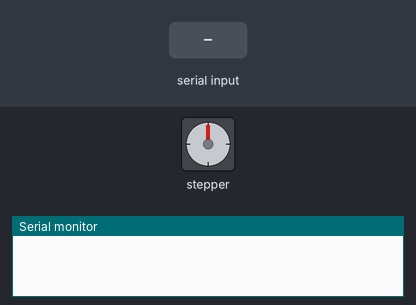
This sketch was run on a simulated Arduino Uno, built with avr-gcc and run on an emulated ATmega328P. Parts: stepper motor, the last lines printed to the serial monitor. Inputs (shaded band) come from the test bench. Stepper angles assume 2048 steps per turn.

Above: at 1.2 s.
1.3 s: "R" received over Serial
At 1.75 s:
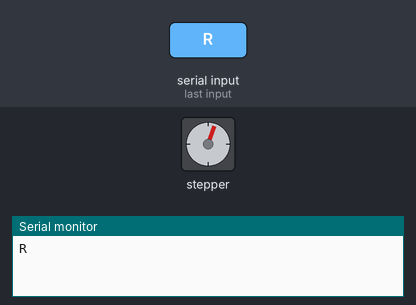
At 2.36 s:
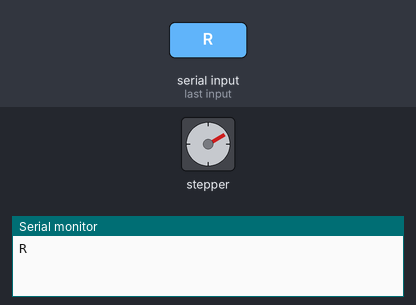
Timing chart, 0 to 13.3 s (numbered marks = the images above; inputs shaded):
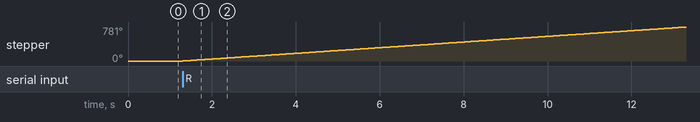

The sketch:

slave.ino
```cpp
#include <Stepper.h>

// Define Constants

// Number of steps per internal motor revolution
const float STEPS_PER_REV = 32;

//  Amount of Gear Reduction
const float GEAR_RED = 64;

// Number of steps per geared output rotation
const float STEPS_PER_OUT_REV = STEPS_PER_REV * GEAR_RED;

// Define Variables

// Number of Steps Required
int StepsRequired;

// Create Instance of Stepper Class
// Specify Pins used for motor coils
// The pins used are 8,9,10,11
// Connected to ULN2003 Motor Driver In1, In2, In3, In4
// Pins entered in sequence 1-3-2-4 for proper step sequencing

Stepper steppermotor(STEPS_PER_REV, 6, 7, 8,9);

void setup()
{
  while (!Serial);
  Serial.begin(9600);

}

void loop()
{
while (Serial.available())
 {
 char Direction=Serial.read();
Serial.println(Direction);
   while(Direction=='R'||Direction=='V'||Direction=='S'){
   if (Direction=='R')
  {
 //Serial.println(" CW");
    StepsRequired  =  STEPS_PER_OUT_REV ;
    steppermotor.setSpeed(700);
    steppermotor.step(StepsRequired);
  }

  if (Direction== 'V')
  {
 //Serial.println("CCW");
  // Rotate CCW 1/2 turn quickly
  StepsRequired  =  - STEPS_PER_OUT_REV*2;
  steppermotor.setSpeed(700);
  steppermotor.step(StepsRequired);

}
 if (Direction== 'S')
 {
 //Serial.println("Stop");
  StepsRequired  =  0;
  steppermotor.setSpeed(700);
  steppermotor.step(StepsRequired);


}

 }
 }}
```

Measured:
- after the input at 1.3 s, stepper: keeps turning clockwise at about 65°/s, starting at once
